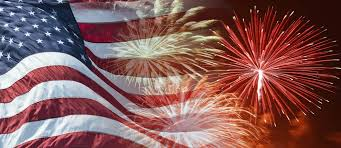
#> input picture covers_jpeg/1.jpeg, 341 x 148 px; its folder holds 4 pictures in this run
$ python generate_histogram.py
#> lines starting #> are read from the running program, lines starting #| are printed output that depends on the picture; pictures that were not available may be replaced by others from this repository, and a replacement may not be noted
import matplotlib.pyplot as plt
import numpy as np
import cv2
from tqdm import tqdm
import os
from collections import Counter

from jpeg_decoder import *

cover_dir = 'covers_jpeg/'
stego_dir = 'stegos_jpeg/'
histograms = 'histograms_jpeg'
'''
cover_dir = 'covers_png/'
stego_dir = 'stegos_lsb/'
histograms = 'histograms_lsb'
'''

for img in tqdm(os.listdir(cover_dir)):
    cover_path = os.path.join(cover_dir, img)
    stego_path = os.path.join(stego_dir, 'stego_' + img)

    cover = cv2.imread(cover_path, 0)
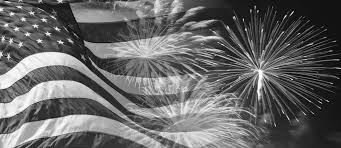
#> cover: shape (148, 341); min 0, max 255, mean 102.3
    stego = cv2.imread(stego_path, 0)

    cover = cover.flatten()
    stego = stego.flatten()

    difference = []

    for i in range(len(cover)):
        difference.append(int(cover[i]) - int(stego[i]))
#> after the loop, difference = 50468 items

    difference = np.array(difference)

    hist, bins = np.histogram(difference, bins=100)
#> hist = 100 values, max 50468 at index 50, min 0 at index 0, mean 504.7; bins = 101 values from -0.5 to 0.5
    width = (bins[1] - bins[0])
#> width = 0.01

    center = (bins[:-1] + bins[1:])/2
#> center = 100 values from -0.495 to 0.495

    plt.bar(center, hist, align='center', width=width)
    plt.title(img)
    plt.savefig(histograms + '/difference_hist_' + os.path.splitext(img)[0] + '.png')
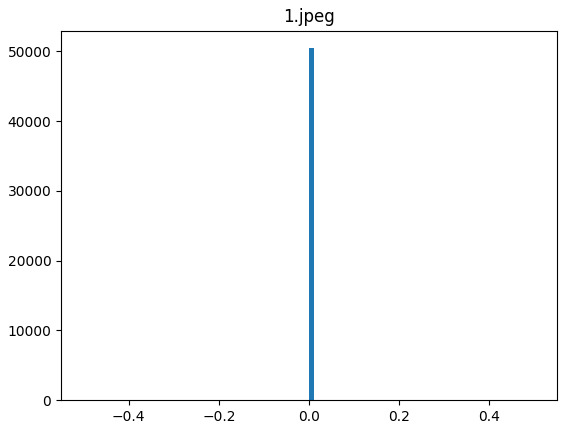
#> figure drawn by matplotlib, 1 panel; tallest bar 50468 high, from x = 0 to 0.01
#> pass 2 of the loop `for img in tqdm(os.listdir(cover_dir)):`:
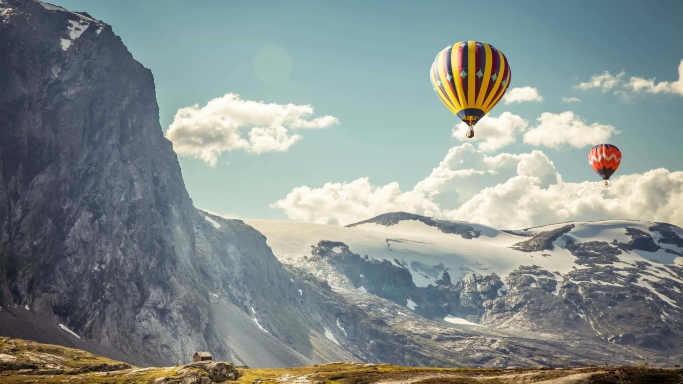
#> input picture covers_jpeg/10.jpeg, 1366 x 768 px (shown at 1/2 size)
#> `cover = cv2.imread(cover_path, 0)`:
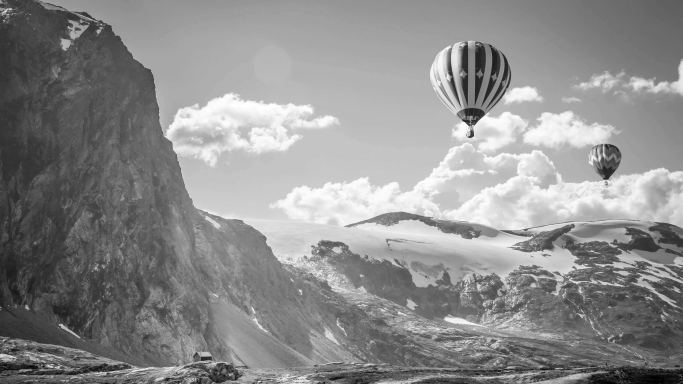
#> cover: shape (768, 1366) (shown at 1/2 size); min 0, max 255, mean 140.9
#> after the loop `for i in range(len(cover)):`: difference = 1049088 items
#> hist = 100 values, max 1049088 at index 50, min 0 at index 0, mean 10490.9
#> `plt.savefig(histograms + '/difference_hist_' + os.path.splitext(img)[0..`:
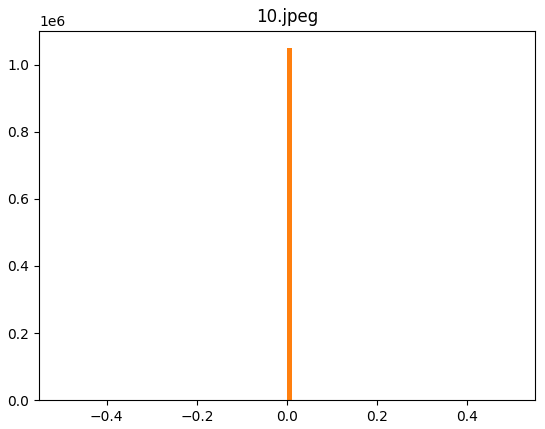
#> figure drawn by matplotlib, 1 panel; tallest bar 50468 high, from x = 0 to 0.01; tallest bar 1049088 high, from x = 0 to 0.01
#> pass 3 of the loop `for img in tqdm(os.listdir(cover_dir)):`:
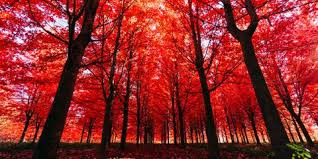
#> input picture covers_jpeg/11.jpeg, 318 x 159 px
#> `cover = cv2.imread(cover_path, 0)`:
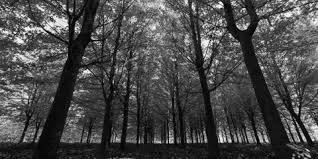
#> cover: shape (159, 318); min 0, max 255, mean 72.2
#> after the loop `for i in range(len(cover)):`: difference = 50562 items
#> hist = 100 values, max 1690 at index 28, min 0 at index 3, mean 505.6; bins = 101 values from -218 to 189
#> width = 4.07
#> center = 100 values from -216 to 187
#> `plt.savefig(histograms + '/difference_hist_' + os.path.splitext(img)[0..`:
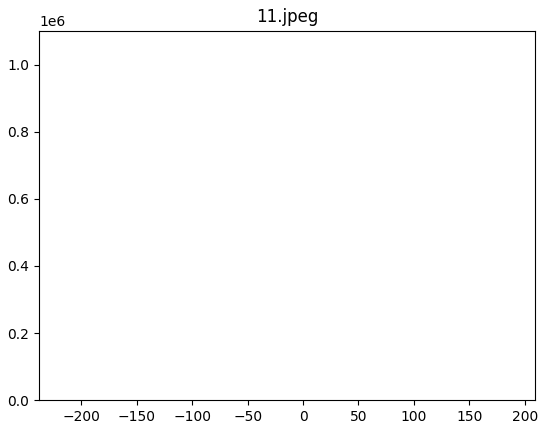
#> figure drawn by matplotlib, 1 panel; tallest bar 50468 high, from x = 0 to 0.01; tallest bar 1049088 high, from x = 0 to 0.01; tallest bar 1690 high, from x = -104 to -99.97
#> (the run stopped early here; a loop or call above may not have finished)
